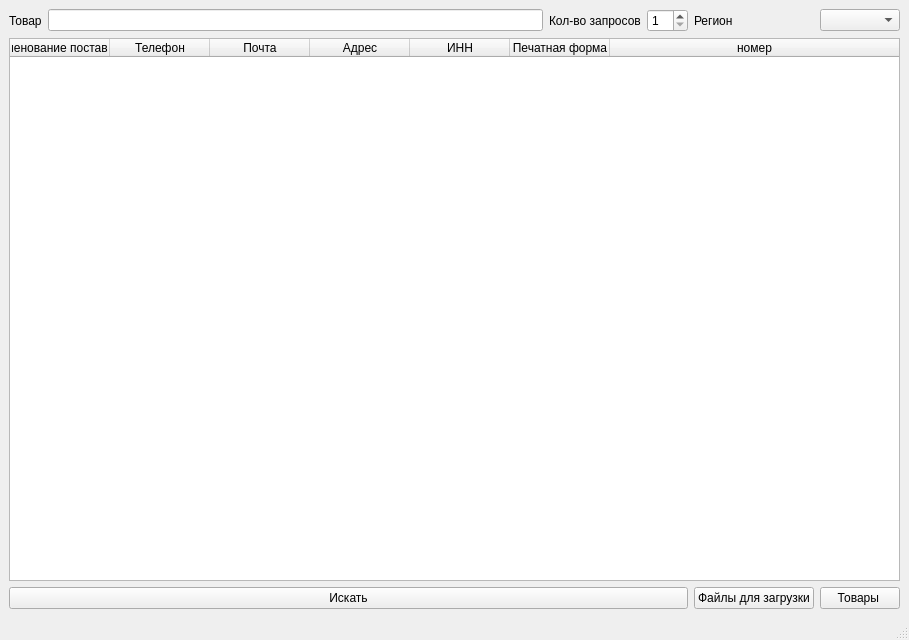
<?xml version="1.0" encoding="UTF-8"?>
<ui version="4.0">
 <class>MainWindow</class>
 <widget class="QMainWindow" name="MainWindow">
  <property name="geometry">
   <rect>
    <x>0</x>
    <y>0</y>
    <width>909</width>
    <height>640</height>
   </rect>
  </property>
  <property name="windowTitle">
   <string>MainWindow</string>
  </property>
  <widget class="QWidget" name="centralwidget">
   <layout class="QGridLayout" name="gridLayout">
    <item row="3" column="0" colspan="4">
     <widget class="QPushButton" name="pushButton">
      <property name="text">
       <string>Искать</string>
      </property>
     </widget>
    </item>
    <item row="0" column="0">
     <widget class="QLabel" name="label">
      <property name="text">
       <string>Товар</string>
      </property>
     </widget>
    </item>
    <item row="0" column="2">
     <widget class="QLabel" name="label_2">
      <property name="text">
       <string>Кол-во запросов</string>
      </property>
     </widget>
    </item>
    <item row="0" column="1">
     <widget class="QLineEdit" name="lineEdit"/>
    </item>
    <item row="3" column="4">
     <widget class="QPushButton" name="pushButton_3">
      <property name="text">
       <string>Файлы для загрузки</string>
      </property>
     </widget>
    </item>
    <item row="2" column="0" colspan="6">
     <widget class="QTableWidget" name="tableWidget">
      <property name="selectionMode">
       <enum>QAbstractItemView::SingleSelection</enum>
      </property>
      <property name="selectionBehavior">
       <enum>QAbstractItemView::SelectRows</enum>
      </property>
      <attribute name="horizontalHeaderStretchLastSection">
       <bool>true</bool>
      </attribute>
      <column>
       <property name="text">
        <string>Наименование поставщика</string>
       </property>
      </column>
      <column>
       <property name="text">
        <string>Телефон</string>
       </property>
      </column>
      <column>
       <property name="text">
        <string>Почта</string>
       </property>
      </column>
      <column>
       <property name="text">
        <string>Адрес</string>
       </property>
      </column>
      <column>
       <property name="text">
        <string>ИНН</string>
       </property>
      </column>
      <column>
       <property name="text">
        <string>Печатная форма</string>
       </property>
      </column>
      <column>
       <property name="text">
        <string>номер</string>
       </property>
      </column>
     </widget>
    </item>
    <item row="0" column="3">
     <widget class="QSpinBox" name="spinBox">
      <property name="minimum">
       <number>1</number>
      </property>
      <property name="maximum">
       <number>50</number>
      </property>
     </widget>
    </item>
    <item row="0" column="4">
     <widget class="QLabel" name="label_3">
      <property name="text">
       <string>Регион</string>
      </property>
     </widget>
    </item>
    <item row="3" column="5">
     <widget class="QPushButton" name="pushButton_2">
      <property name="text">
       <string>Товары </string>
      </property>
     </widget>
    </item>
    <item row="0" column="5">
     <widget class="QComboBox" name="comboBox"/>
    </item>
   </layout>
  </widget>
  <widget class="QMenuBar" name="menubar">
   <property name="geometry">
    <rect>
     <x>0</x>
     <y>0</y>
     <width>909</width>
     <height>26</height>
    </rect>
   </property>
  </widget>
  <widget class="QStatusBar" name="statusbar"/>
 </widget>
 <resources/>
 <connections/>
</ui>
